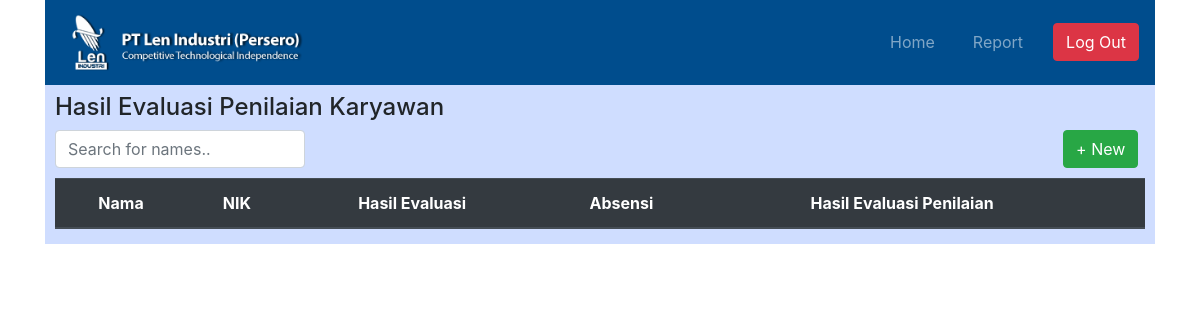
The app's page /index.php/c_dashboard_admin, older data.
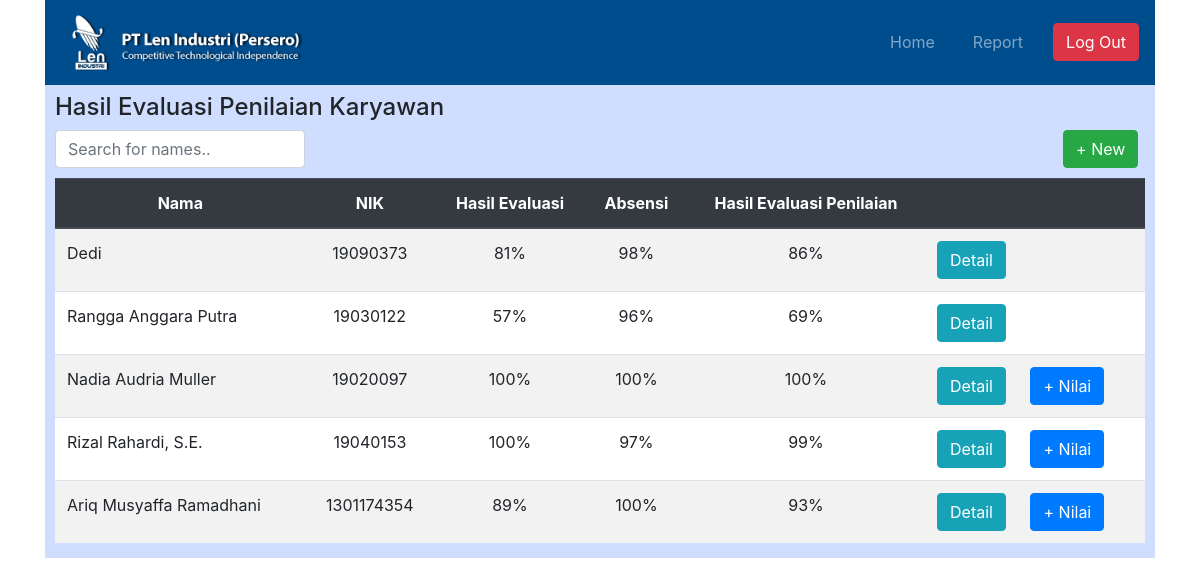
The same page, newer data.
### tables this page shows
CREATE TABLE `karyawan` (
  `id_karyawan` int(11) NOT NULL,
  `id_evaluasi` int(11) DEFAULT NULL,
  `id_absensi` int(11) NOT NULL,
  `nama` varchar(255) NOT NULL,
  `nik` int(10) NOT NULL,
  `divisi` varchar(255) NOT NULL,
  `jabatan` varchar(255) NOT NULL,
  `bagian` varchar(255) NOT NULL,
  `nilai_hasil` float NOT NULL,
  `end_periode` date NOT NULL,
  `start_periode` date NOT NULL,
  `status` varchar(255) NOT NULL,
  `alasan` varchar(255) DEFAULT NULL,
  `anggaran` varchar(255) DEFAULT NULL,
  `kode_pagu` varchar(255) DEFAULT NULL
);

CREATE TABLE `evaluasi` (
  `id_evaluasi` int(11) NOT NULL,
  `nik` int(10) NOT NULL,
  `date_fill` date NOT NULL,
  `inisiatif` float NOT NULL,
  `daya_kreatif` float NOT NULL,
  `prob_solve` float NOT NULL,
  `tang_jawab` float NOT NULL,
  `kom_per` float NOT NULL,
  `etika_kerja` float NOT NULL,
  `adap_kerja` float NOT NULL,
  `pelayanan` float NOT NULL,
  `kem_tugas` float NOT NULL,
  `pen_diri` float NOT NULL,
  `kem_komunikasi` float NOT NULL,
  `ker_sama` float NOT NULL,
  `disiplin` float NOT NULL,
  `sis_kerja` float NOT NULL,
  `has_kerja` float NOT NULL,
  `nilai_eval` float NOT NULL,
  `nilai_kinerja` float NOT NULL,
  `nama_atasan` varchar(255) NOT NULL,
  `nik_atasan` int(10) NOT NULL
);

CREATE TABLE `absensi` (
  `id_absensi` int(11) NOT NULL,
  `nik` int(10) NOT NULL,
  `sakit` float NOT NULL,
  `izin` float NOT NULL,
  `alpa` float NOT NULL,
  `periode` int(11) NOT NULL,
  `terlambat` float NOT NULL,
  `nilai_absen` float NOT NULL,
  `nilai_produktivitas` float NOT NULL
);

### application/controllers/C_dashboard_admin.php (called while the page is built, shortened)
<?php
class C_dashboard_admin extends CI_Controller {
	public function index()
	{
		$data = array();
		$data['hasilevaluasi'] = $this->M_weblen2->read_hasil_evaluasi();
		$this->load->view('admin/V_dashboard_admin', $data);
	}
}

### index.php (called while the page is built, shortened)
<?php
require_once BASEPATH.'core/CodeIgniter.php';

### application/models/M_weblen2.php (called while the page is built, shortened)
<?php
class M_weblen2 extends CI_Model {
	public function read_hasil_evaluasi ()
	{
		$this->db->select('karyawan.id_karyawan as id_karyawan, karyawan.id_absensi as id_absensi, karyawan.id_evaluasi as id_evaluasi, karyawan.nama as nama, karyawan.nik as nik, evaluasi.nilai_kinerja as nilai_kinerja, absensi.nilai_produktivitas as nilai_produktivitas, karyawan.nilai_hasil as nilai_hasil, karyawan.status as status');
		$this->db->from('karyawan');
		$this->db->join('evaluasi', 'karyawan.id_evaluasi = evaluasi.id_evaluasi');
		$this->db->join('absensi', 'karyawan.id_absensi = absensi.id_absensi');
		$query = $this->db->get();
		return $query->result_array();
	}
}

### application/views/admin/V_dashboard_admin.php (the view, shortened to what this page needs)
<!DOCTYPE html>
<html lang="en">
<head>
    <link rel="stylesheet" href="<?= base_url()?>/assets/css/bootstrap.min.css">
    <link rel="stylesheet" href="<?= base_url()?>/assets/style/style1.css">
</head>
<body>
    <div class="container">
        <?php $this->load->view('navbar_admin.php') ?>
        <div class="container main_bgr_dash">
            <div class="row">
                <div class="col-md-12">
                    <h4>Hasil Evaluasi Penilaian Karyawan</h4>
                </div>
            </div>
        <form action="" method="">
            <div class="row" style=" margin-bottom: 10px;">
                <div class="col-md-3">
                <input class="form-control" type="text" id="myInput" onkeyup="searchName()" placeholder="Search for names.." title="Type in a name">
                </div>
                <div class="col-md-7" style="text-align: right; margin-left: 180px;">
                    <a href="<?= site_url('C_tambah_admin'); ?>" class="btn btn-success">+ New</a>
                </div>
            </div>
        </form>
            <div class="row">
                <div class="col-md-12">
                    <div class="table-responsive" style="background-color: white;">
                        <table class="table table-striped" id="myTable" style="margin-bottom: 0px;">
                            <thead class="thead-dark"  style="text-align: center;">
                            <tr>
                                <th scope="col">Nama</th>
                                <th scope="col">NIK</th>
                                <th scope="col">Hasil Evaluasi</th>
                                <th scope="col">Absensi</th>
                                <th scope="col">Hasil Evaluasi Penilaian</th>
                                <th scope="col"></th>
                            </tr>
                            </thead>
                            <tbody>
                            <?php $no = 1;
                            foreach ($hasilevaluasi as $value) { ?>
                                <tr>
                                    <td><?= $value['nama']; ?></td>
                                    <td style="text-align: center;"><?= $value['nik']; ?></td>
                                    <td style="text-align: center;"><?= $value['nilai_kinerja']; ?>%</td>
                                    <td style="text-align: center;"><?= $value['nilai_produktivitas']; ?>%</td>
                                    <td style="text-align: center;"><?= $value['nilai_hasil']; ?>%</td>
                                    <?php if ($value['status'] == '-') { ?>
                                        <td>
                                            <a href="<?php echo site_url('C_detail_admin/index/' . $value['id_karyawan']); ?>" class="btn btn-info" id="detail" style="margin-right: 20px;">Detail</a>
                                            <a href="<?php echo site_url('C_kesimpulan_penilaian/index/' . $value['id_karyawan']); ?>" class="btn btn-primary" id="nilai">+ Nilai</a>
                                        </td>
                                    <?php } else {?>
                                        <td>
                                            <a href="<?php echo site_url('C_detail_admin/index/' . $value['id_karyawan']); ?>" class="btn btn-info" id="detail">Detail</a>
                                        </td>
                                    <?php } ?>
                                </tr>
                            <?php } ?>
                            </tbody>
                        </table>
                    </div>
                </div>
            </div>
        </div>
</body>
</html>

### application/views/navbar_admin.php
<div class="row">
    <div class="col-md-12">
        <nav class="navbar navbar-dark navbar-expand-sm" style="background-color: #004D8D;">
            <a class="navbar-brand" href="<?php echo site_url('C_dashboard_admin'); ?>">
                <img src="<?= base_url()?>/assets/img/logoo.png" alt="Logo" style="width:250px;">
            </a>
            <ul class="navbar-nav ml-auto">
                <li class="nav-item">
                    <a class="nav-link" style="padding-right: 30px;" href="<?php echo site_url('C_dashboard_admin'); ?>">Home</a>
                </li>
                <li class="nav-item">
                    <a class="nav-link" style="padding-right: 30px;" href="#">Report</a>
                </li>
            </ul>
            <form class="form-inline my-2 my-lg-0" action="<?php echo site_url('C_landing_page'); ?>">
                <button class="btn btn-danger my-2 my-sm-0" type="submit">Log Out</button>
            </form>
        </nav>
    </div>
</div>

### assets/style/style1.css (style rules this page uses)
.main_bgr_dash { background-color: #CFDDFF; padding: 8px 10px 15px 10px; height: auto; }

Row changes from the older to the newer data that the page shows:
added karyawan: nama "Dedi", nik "19090373", id_evaluasi.nilai_kinerja "81", id_absensi.nilai_produktivitas "98", nilai_hasil "86"
added karyawan: nama "Rangga Anggara Putra", nik "19030122", id_evaluasi.nilai_kinerja "57", id_absensi.nilai_produktivitas "96", nilai_hasil "69"
added karyawan: nama "Nadia Audria Muller", nik "19020097", id_evaluasi.nilai_kinerja "100", id_absensi.nilai_produktivitas "100", nilai_hasil "100"
added karyawan: nama "Rizal Rahardi, S.E.", nik "19040153", id_evaluasi.nilai_kinerja "100", id_absensi.nilai_produktivitas "97", nilai_hasil "99"
added karyawan: nama "Ariq Musyaffa Ramadhani", nik "1301174354", id_evaluasi.nilai_kinerja "89", id_absensi.nilai_produktivitas "100", nilai_hasil "93"
